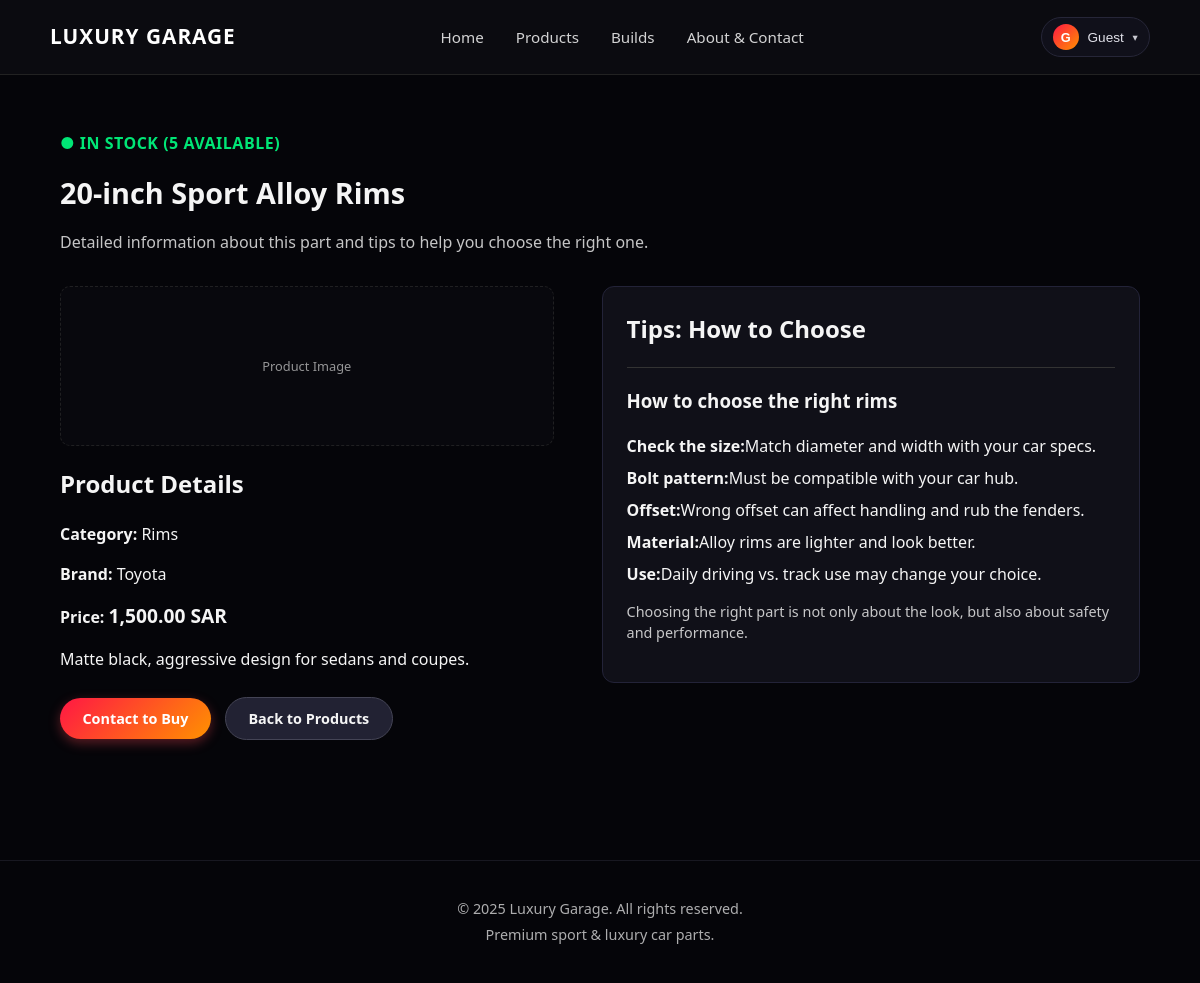
Screenshot of /product.php?id=1 (signed in) with the database file from the repository.
### tables this page shows
CREATE TABLE IF NOT EXISTS products (
  id INT AUTO_INCREMENT PRIMARY KEY,
  name VARCHAR(255) NOT NULL,
  category VARCHAR(100) NOT NULL,
  brand VARCHAR(100) NOT NULL,
  price DECIMAL(10,2) NOT NULL,
  description TEXT,
  stock_quantity INT DEFAULT 5,   
  created_at TIMESTAMP DEFAULT CURRENT_TIMESTAMP
);

### product.php (the view, shortened to what this page needs)
<?php
require 'config.php';
$id = isset($_GET['id']) ? (int) $_GET['id'] : 0;
$stmt = $pdo->prepare("SELECT * FROM products WHERE id = :id");
$stmt->execute([':id' => $id]);
$product = $stmt->fetch();
$stock = isset($product['stock_quantity']) ? (int)$product['stock_quantity'] : 0;
$isOutOfStock = ($stock <= 0);
include 'includes/header.php';
?>
<section class="section">
    <div class="container">
        <div style="margin-bottom: 0.5rem;">
             <?php if ($isOutOfStock): ?>
                <span class="stock-tag text-danger" style="font-size: 1rem;">● Out of Stock</span>
            <?php else: ?>
                <span class="stock-tag text-success" style="font-size: 1rem;">● In Stock (<?php echo $stock; ?> available)</span>
            <?php endif; ?>
        </div>
        <h1 class="section-title" style="margin-top:0;"><?php echo htmlspecialchars($product['name']); ?></h1>
        <p class="section-subtitle">
            Detailed information about this part and tips to help you choose the right one.
        </p>
        <div class="two-columns">
            <div class="column">
                <div class="product-image-placeholder product-details-image">
                    <span>Product Image</span>
                </div>
                <h2>Product Details</h2>
                <p><strong>Category:</strong> <?php echo htmlspecialchars($product['category']); ?></p>
                <p><strong>Brand:</strong> <?php echo htmlspecialchars($product['brand']); ?></p>
                <p><strong>Price:</strong> <span style="font-size:1.2rem; font-weight:bold;"><?php echo number_format($product['price'], 2); ?> SAR</span></p>
                <p style="margin-top: 10px; line-height: 1.6;">
                    <?php echo nl2br(htmlspecialchars($product['description'])); ?>
                </p>
                <div style="margin-top: 25px;">
                    <?php if ($isOutOfStock): ?>
                        <button class="btn btn-disabled" disabled>Currently Unavailable</button>
                    <?php else: ?>
                        <a href="contact.php?subject=<?php echo urlencode('Inquiry about ' . $product['name']); ?>" class="btn btn-primary">Contact to Buy</a>
                    <?php endif; ?>
                    <a href="products.php" class="btn btn-secondary" style="margin-left: 10px;">Back to Products</a>
                </div>
            </div>
            <div class="column">
                <div style="background: #101018; padding: 1.5rem; border-radius: 12px; border: 1px solid #232338;">
                    <h2 style="margin-top:0;">Tips: How to Choose</h2>
                    <hr style="border: 0; border-top: 1px solid #333; margin-bottom: 1rem;">
                    <?php
                    $category = strtolower($product['category']);
                    if (strpos($category, 'rim') !== false) : ?>
                        <h3>How to choose the right rims</h3>
                        <ul class="bullet-list">
                            <li><strong>Check the size:</strong> Match diameter and width with your car specs.</li>
                            <li><strong>Bolt pattern:</strong> Must be compatible with your car hub.</li>
                            <li><strong>Offset:</strong> Wrong offset can affect handling and rub the fenders.</li>
                            <li><strong>Material:</strong> Alloy rims are lighter and look better.</li>
                            <li><strong>Use:</strong> Daily driving vs. track use may change your choice.</li>
                        </ul>
                    <?php endif; ?>
                    <p style="margin-top: 15px; font-size: 0.9rem; opacity: 0.8;">
                        Choosing the right part is not only about the look, but also about safety and performance.
                    </p>
                </div>
            </div>
        </div>
    </div>
</section>
<?php
include 'includes/footer.php';
?>

### assets/css/style.css (style rules this page uses)
*, *::before, *::after { box-sizing: border-box; }
body { margin: 0; font-family: system-ui, -apple-system, BlinkMacSystemFont, "Segoe UI", sans-serif; background-color: #050509; color: #f5f5f5; line-height: 1.5; }
a { color: inherit; text-decoration: none; transition: color 0.2s ease; }
.container { width: 90%; max-width: 1100px; margin: 0 auto; }
.section { padding: 3.5rem 0; }
.section-title { font-size: 1.8rem; margin-top: 0; margin-bottom: 0.5rem; }
.section-subtitle { opacity: 0.8; margin-bottom: 2rem; max-width: 600px; }
.two-columns { display: grid; grid-template-columns: minmax(0, 1.1fr) minmax(0, 1.2fr); gap: 3rem; }
.product-image-placeholder, .build-image-placeholder { height: 160px; border-radius: 10px; border: 1px dashed #333; margin-bottom: 1rem; display: flex; align-items: center; justify-content: center; font-size: 0.8rem; opacity: 0.6; background-color: #0b0b10; }
.btn { display: inline-flex; align-items: center; justify-content: center; padding: 0.6rem 1.4rem; border-radius: 999px; font-size: 0.9rem; font-weight: 600; border: none; cursor: pointer; transition: transform 0.1s ease, box-shadow 0.1s ease, opacity 0.1s ease; text-decoration: none; }
.btn-primary { background: linear-gradient(135deg, #ff1744, #ff9100); color: #fff; box-shadow: 0 4px 12px rgba(255, 71, 87, 0.35); }
.btn-secondary { background-color: #222233; color: #f5f5f5; border: 1px solid #444455; }
.stock-tag { font-size: 0.75rem; font-weight: 700; text-transform: uppercase; letter-spacing: 0.5px; margin-bottom: 0.5rem; display: inline-block; }
.text-success { color: #00e676; }
.bullet-list { list-style: none; padding: 0; margin: 0; }
.bullet-list li { margin-bottom: 0.5rem; display: flex; align-items: baseline; }

### rows the page displays
products: stock_quantity "5", name "20-inch Sport Alloy Rims", category "Rims", brand "Toyota", price "1,500.00", description "Matte black, aggressive design for sedans and coupes."

### other values shown
$initial "G"
$username "Guest"
